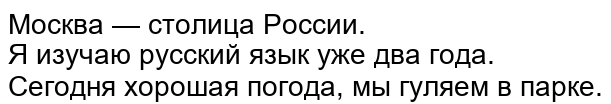
#> input picture tools/ocr_ref/img/ru_bench/printed/p01_ru_3lines.png, 611 x 104 px
$ python -i bench_rec.py   (imports and definitions only)
#> lines starting #> are read from the running program, lines starting #| are printed output that depends on the picture; after the words box and inside, x2 and y2 are one past the last pixel; in counts of white or black regions, pixels touching at a corner belong together
#> further down, picture is the input picture: shape (104, 611, 3); min 0, max 255, mean 223.3
#!/usr/bin/env python
# -*- coding: utf-8 -*-
r"""bench_rec.py -- Cyrillic recognition accuracy benchmark: printed vs handwritten, multi-model CER.

Reuses the audited reference pipeline in pc_ocr_ref.py (det / crop / rec pre-process / CTC).

Test set layout (auto-discovered, see img/ru_bench/SOURCES.md):
  img/ru_bench/printed/*.png        + gt/<stem>.boxes.json   -> mode lines  (GT boxes, rec-only)
  img/ru_bench/handwritten/*.png    + gt/<stem>.txt          -> mode whole  (whole image = one line)
  img/ru_bench/real_pages/*.png     + gt/<stem>.txt          -> mode page   (det+rec end-to-end)
  img/real_ru/*.png                 + img/real_ru/gt/<stem>.txt (optional <stem>.boxes.json)
                                                              -> captain's real screenshots

Metrics: micro-CER = sum(levenshtein) / sum(len(gt));  line/image exact-match rate;
         CER_dict = CER after deleting GT characters the model's dictionary cannot represent.

Usage (default model set):
  D:/ai/projects/study-assistant/tools/ocrenv/Scripts/python.exe bench_rec.py
  ... bench_rec.py --model hand=path/to/model.onnx:path/to/dict.txt --sets handwritten
  ... bench_rec.py --mode both --out out/ru_bench_report.md
"""
import argparse
import glob
import io
import json
import os
import sys
import time
import unicodedata

import cv2
import numpy as np
import onnxruntime as ort

HERE = os.path.dirname(os.path.abspath(__file__))
sys.path.insert(0, HERE)
import pc_ocr_ref as R                                     # noqa: E402

CH_DIR = r"D:\ai\models\ocr\ch"
RU_DIR = r"D:\ai\models\ocr\ru"
LOCAL_MODELS = os.path.join(HERE, "models")

DEFAULT_MODELS = [
    # name          onnx                                          dict
    ("rec_ch_now", os.path.join(CH_DIR, "ch_PP-OCRv4_rec_infer.onnx"),
     os.path.join(CH_DIR, "ppocr_keys_v1.txt")),
    ("ru_v3", os.path.join(RU_DIR, "rec_ru.onnx"), os.path.join(RU_DIR, "dict_ru.txt")),
    ("ru_v5", os.path.join(LOCAL_MODELS, "rec_ru_v5.onnx"),
     os.path.join(LOCAL_MODELS, "dict_ru_v5.txt")),
]


# --------------------------------------------------------------------------------------
# text metrics
# --------------------------------------------------------------------------------------
# [21 lines left out: functions lev, norm, not called in this run]


def drop_unsupported(gt, table):
    ok = set(table)
    return "".join(c for c in gt if c in ok)


# [29 lines left out: function char_diff, not called in this run]


def show(s, n=70):
    return s if len(s) <= n else s[:n] + "…"


# --------------------------------------------------------------------------------------
# models
# --------------------------------------------------------------------------------------
class Rec:
    # [116 lines left out: functions __init__, info, read, load_entry_sets, not called in this run]


def project_lines(img, ink_frac=0.05, gap_frac=0.004, min_h=8, pad=2):
    """Line boxes WITHOUT det: horizontal ink projection + valley splitting.

    The "skip det / handwriting entry" fallback: Otsu binarise -> per-row ink profile ->
    smooth -> threshold -> merge runs across small gaps -> trim each band to its ink
    x-extent -> one quad per text line.
    """
#> called with ink_frac = 0.05, gap_frac = 0.004, min_h = 8, pad = 2
    gray = cv2.cvtColor(img, cv2.COLOR_BGR2GRAY)
    bw = cv2.threshold(gray, 0, 255, cv2.THRESH_BINARY_INV | cv2.THRESH_OTSU)[1]
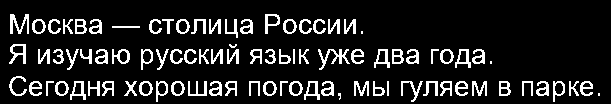
#> bw: shape (104, 611); 12.7% white in thin lines or dots, all inside (x1, y1, x2, y2) = (9, 14, 600, 102)
    h, w = bw.shape[:2]
#> h = 104; w = 611
    prof = (bw > 0).sum(axis=1).astype(np.float32)
#> prof = 104 values, max 293 at index 82, min 0 at index 0, mean 77.49
    k = max(3, h // 200)
#> k = 3
    prof = np.convolve(prof, np.ones(k, np.float32) / k, mode="same")
#> prof = 104 values, max 245.7 at index 94, min 0 at index 0, mean 77.49
    thr = max(1.0, float(prof.max()) * ink_frac)
#> thr = 12.28
    on = prof > thr
    runs, i = [], 0
    while i < h:
        if on[i]:
            j = i
            while j + 1 < h and on[j + 1]:
                j += 1
            runs.append([i, j])
            i = j + 1
        else:
            i += 1
#> after the loop, i = 104; j = 99; runs = [[14, 34], [45, 46], [48, 68], [80, 99]]
    mingap = max(1, int(h * gap_frac))
#> mingap = 1
    merged = []
    for r in runs:
        if merged and r[0] - merged[-1][1] <= mingap:
            merged[-1][1] = r[1]
        else:
            merged.append(list(r))
#> this loop made 4 passes
#> after the loop, merged = [[14, 34], [45, 46], [48, 68], [80, 99]]
    boxes = []
    for y0, y1 in merged:
        if y1 - y0 + 1 < min_h:
            continue
        cols = np.where((bw[y0:y1 + 1] > 0).sum(axis=0) > 0)[0]
        if len(cols) == 0:
            continue
        x0, x1 = int(cols[0]), int(cols[-1])
        y0p, y1p = max(0, y0 - pad), min(h - 1, y1 + pad)
        x0p, x1p = max(0, x0 - pad), min(w - 1, x1 + pad)
        boxes.append([x0p, y0p, x1p, y0p, x1p, y1p, x0p, y1p])
#> this loop made 4 passes
#> (y0, y1, x0, x1, y0p, y1p, x0p, x1p) on passes 1, 3, 4: (14, 34, 10, 362, 12, 36, 8, 364), (48, 68, 9, 491, 46, 70, 7, 493), (80, 99, 9, 599, 78, 101, 7, 601)
#> after the loop, boxes = [[8, 12, 364, 12, 364, 36, 8, 36], [7, 46, 493, 46, 493, 70, 7, 70], [7, 78, 601, 78, 601, 101, 7, 101]]
    return boxes


class Det:
    """PP-OCRv4 Chinese det model (language-agnostic text-region detector)."""

    # [146 lines left out: functions __init__, __call__, eval_model, summarise, worst_examples, not called in this run]


# --------------------------------------------------------------------------------------
# report
# --------------------------------------------------------------------------------------
def pct(x):
    return "%.1f%%" % (100.0 * x)


# [210 lines left out: functions build_report, main, not called in this run]


# [2 lines not run here, left out]

>>> import cv2
>>> picture = cv2.imread('img/ru_bench/printed/p01_ru_3lines.png')
>>> result = project_lines(picture)
#> result has the same summary as boxes in project_lines

$ run again, on tools/ocr_ref/img/ru_bench/printed/p05_ru_cn_mix.png
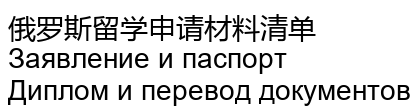
#> input picture tools/ocr_ref/img/ru_bench/printed/p05_ru_cn_mix.png, 419 x 108 px
#> picture is the input picture: shape (108, 419, 3); min 0, max 255, mean 216.3
#> in project_lines, `bw = cv2.threshold(gray, 0, 255, cv2.THRESH_BINARY_INV | cv2.THRESH_OT..`:
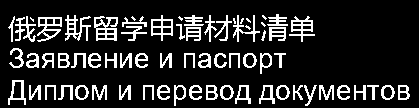
#> bw: shape (108, 419); 15.6% white in thin lines or dots, all inside (x1, y1, x2, y2) = (8, 14, 410, 106)
#> in project_lines, `prof = (bw > 0).sum(axis=1).astype(np.float32)`: prof = 108 values, max 207 at index 86, min 0 at index 0, mean 65.22
#> in project_lines, `prof = np.convolve(prof, np.ones(k, np.float32) / k, mode="same")`: prof = 108 values, max 176 at index 86, min 0 at index 0, mean 65.22
#> thr = 8.8
#> after the loop in project_lines, `while i < h:`: i = 108; j = 104; runs = [[15, 41], [52, 68], [81, 81], [84, 104]]
#> the loop in project_lines, `for r in runs:` made 4 passes
#> the loop in project_lines, `for y0, y1 in merged:` made 4 passes
#> (y0, y1, x0, x1, y0p, y1p, x0p, x1p) on passes 1, 2, 4: (15, 41, 8, 314, 13, 43, 6, 316), (52, 68, 9, 285, 50, 70, 7, 287), (84, 104, 8, 409, 82, 106, 6, 411)
#> after the loop in project_lines, `for y0, y1 in merged:`: boxes = [[6, 13, 316, 13, 316, 43, 6, 43], [7, 50, 287, 50, 287, 70, 7, 70], [6, 82, 411, 82, 411, 106, 6, 106]]
#> result has the same summary as boxes in project_lines

$ run again, on tools/ocr_ref/img/ru_bench/printed/p06_ru_hierarchy.png
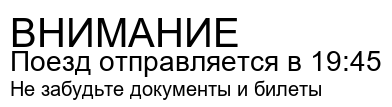
#> input picture tools/ocr_ref/img/ru_bench/printed/p06_ru_hierarchy.png, 392 x 107 px
#> picture is the input picture: shape (107, 392, 3); min 0, max 255, mean 219.7
#> in project_lines, `bw = cv2.threshold(gray, 0, 255, cv2.THRESH_BINARY_INV | cv2.THRESH_OT..`:
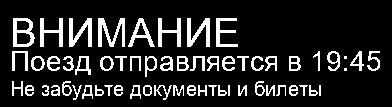
#> bw: shape (107, 392); 14.5% white; 59 white regions (2 under 20 px), largest, box (x1, y1, x2, y2) and area: (98, 18, 125, 47) 380, (69, 18, 92, 47) 336, (187, 18, 210, 47) 336
#> in project_lines, `prof = (bw > 0).sum(axis=1).astype(np.float32)`: prof = 107 values, max 201 at index 57, min 0 at index 0, mean 56.88
#> in project_lines, `prof = np.convolve(prof, np.ones(k, np.float32) / k, mode="same")`: prof = 107 values, max 166.3 at index 57, min 0 at index 0, mean 56.88
#> thr = 8.32
#> after the loop in project_lines, `while i < h:`: i = 107; j = 98; runs = [[17, 47], [50, 71], [81, 98]]
#> the loop in project_lines, `for r in runs:` made 3 passes
#> the loop in project_lines, `for y0, y1 in merged:` made 3 passes
#> (y0, y1, x0, x1, y0p, y1p, x0p, x1p) on passes 1 to 3: (17, 47, 13, 237, 15, 49, 11, 239), (50, 71, 12, 379, 48, 73, 10, 381), (81, 98, 12, 320, 79, 100, 10, 322)
#> after the loop in project_lines, `for y0, y1 in merged:`: boxes = [[11, 15, 239, 15, 239, 49, 11, 49], [10, 48, 381, 48, 381, 73, 10, 73], [10, 79, 322, 79, 322, 100, 10, 100]]
#> result has the same summary as boxes in project_lines

$ run again, on tools/ocr_ref/img/ru_bench/printed/p08_ru_all_mix.png
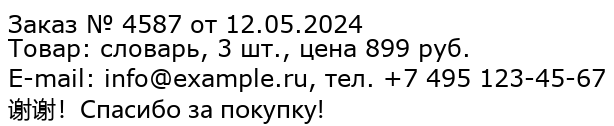
#> input picture tools/ocr_ref/img/ru_bench/printed/p08_ru_all_mix.png, 614 x 126 px
#> picture is the input picture: shape (126, 614, 3); min 0, max 255, mean 228.4
#> in project_lines, `bw = cv2.threshold(gray, 0, 255, cv2.THRESH_BINARY_INV | cv2.THRESH_OT..`:
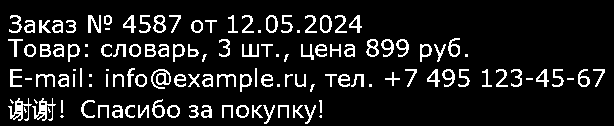
#> bw: shape (126, 614); 10.8% white in thin lines or dots, all inside (x1, y1, x2, y2) = (8, 15, 605, 124)
#> in project_lines, `prof = (bw > 0).sum(axis=1).astype(np.float32)`: prof = 126 values, max 231 at index 55, min 0 at index 0, mean 66.56
#> in project_lines, `prof = np.convolve(prof, np.ones(k, np.float32) / k, mode="same")`: prof = 126 values, max 193.7 at index 85, min 0 at index 0, mean 66.56
#> thr = 9.68
#> after the loop in project_lines, `while i < h:`: i = 126; j = 121; runs = [[14, 33], [38, 60], [68, 87], [99, 121]]
#> the loop in project_lines, `for r in runs:` made 4 passes
#> the loop in project_lines, `for y0, y1 in merged:` made 4 passes
#> (y0, y1, x0, x1, y0p, y1p, x0p, x1p) on passes 1 to 4: (14, 33, 9, 361, 12, 35, 7, 363), (38, 60, 8, 467, 36, 62, 6, 469), (68, 87, 10, 604, 66, 89, 8, 606), (99, 121, 8, 321, 97, 123, 6, 323)
#> after the loop in project_lines, `for y0, y1 in merged:`: boxes = [[7, 12, 363, 12, 363, 35, 7, 35], [6, 36, 469, 36, 469, 62, 6, 62], [8, 66, 606, 66, 606, 89, 8, 89], [6, 97, 323, 97, 323, 123, 6, 123]]
#> result has the same summary as boxes in project_lines
